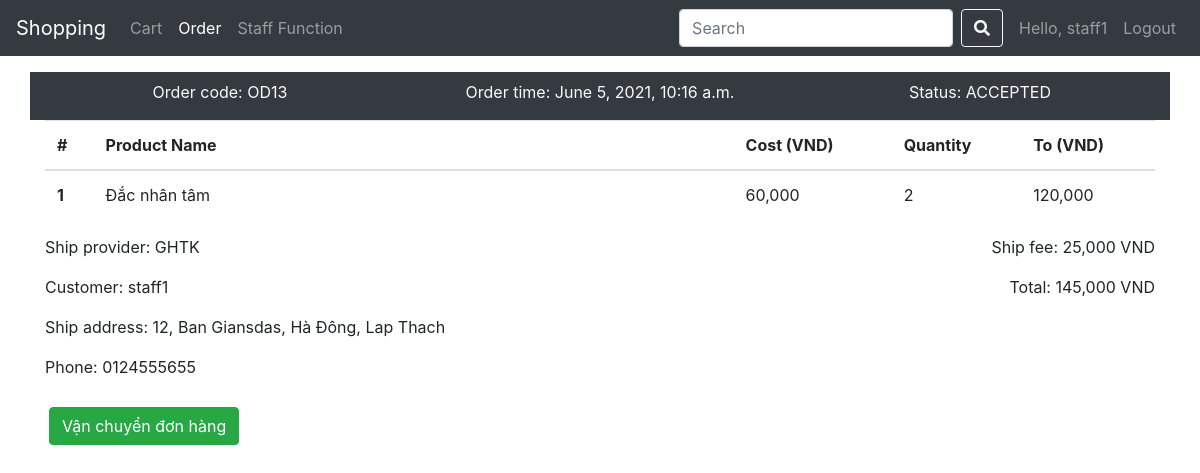
/order_detail/13/ (signed in), run on the app's committed database.
### business/models.py (models this page shows, shortened)
class Order(models.Model):
  customer = models.ForeignKey(Customer, related_name="order", on_delete=models.CASCADE)
  order_time = models.DateTimeField(auto_now_add=True)
  order_status = models.CharField(choices=ORDER_STATUS, default="NEW", max_length=10)
  total = models.FloatField()

class CartItem(models.Model):
  item = models.ForeignKey(Item, on_delete=models.CASCADE)
  quantity = models.PositiveIntegerField()
  cart = models.ForeignKey(Cart, related_name="bookItems", on_delete=models.CASCADE)
  order = models.ForeignKey(Order, related_name="orderItems", on_delete=models.CASCADE, blank=True, null=True)

class Item(models.Model):
  name = models.CharField(max_length=100)
  brand = models.CharField(max_length=50)
  cost = models.FloatField()
  remaining_quantity = models.PositiveIntegerField()
  des = models.TextField()
  category = models.ForeignKey(Category, related_name="category_items", on_delete=models.CASCADE)
  image = models.ImageField(null=True)

class Shipment(models.Model):
  order = models.OneToOneField(Order, related_name="shipment", on_delete=models.CASCADE)
  ship_provider = models.CharField(max_length=100)
  ship_fee = models.FloatField()
  pickup_date = models.DateField(blank=True, null=True)
  expected_ship_date = models.DateField(blank=True, null=True)
  ship_address = models.ForeignKey(Address, on_delete=models.CASCADE, null=True)

class Customer(models.Model):
  user = models.OneToOneField(User, related_name="customer_info", on_delete=models.CASCADE)
  phone = models.CharField(max_length=15, blank=True, null=True)

class Address(models.Model):
  address_type = models.CharField(max_length=100)
  apartment_number = models.CharField(max_length=100, null=True)
  street = models.CharField(max_length=100, null=True)
  distric = models.CharField(max_length=100, null=True)
  city_or_province = models.CharField(max_length=100, null=True)
  phone = models.CharField(max_length=15, null=True)
  customer = models.ForeignKey(Customer, related_name="address", on_delete=models.CASCADE)
  @property
  def get_detailed_address(self):
    return f"{self.apartment_number}, {self.street}, {self.distric}, {self.city_or_province}"

### business/views.py (the view)
# urls.py: path("order_detail/<int:pk>/", views.order_detail, name="order_detail"),
@user_passes_test(lambda user : user.is_staff)
def order_detail(request, pk):
  order = Order.objects.get(pk=pk)
  cartItems = []
  for cartItem in CartItem.objects.filter(order=order):
    cartItems.append(cartItem)
  context = {
    "order": order,
    "cartItems": cartItems,
  }
  return render(request, "order_detail.html", context)

### templates/order_detail.html (shortened to what this page needs)
{% extends "base.html" %}
{% load static %}
{% load humanize %}
{% block content %}
<div class="container mt-3">
<div class="order-item">
  <div class="order-info bg-dark text-light row pt-2">
    <p class="col-4">Order code: OD{{ order.pk }}</p>
    <p class="col-4">Order time: {{ order.order_time }}</p>
    <p class="col-4">Status: {{ order.get_order_status_display }}</p>
  </div>
  <div class="cart-items">
    <table class="table">
      <thead>
        <tr>
          <th scope="col">#</th>
          <th scope="col">Product Name</th>
          <th scope="col">Cost (VND)</th>
          <th scope="col">Quantity</th>
          <th scope="col">To (VND)</th>
        </tr>
      </thead>
      <tbody>
        {% load mathfilters %}
        {% for cartItem in cartItems %}
        <tr>
          <th scope="row">{{ forloop.counter }}</th>
          <td style="width: 40rem;">{{ cartItem.item.name }}</td>
          <td>{{ cartItem.item.cost|floatformat:0|intcomma }}</td>
          <td>{{ cartItem.quantity }}</td>
          <td class="item-price" data-amount="{{ cartItem.item.cost|mul:cartItem.quantity }}">{{ cartItem.item.cost|mul:cartItem.quantity|floatformat:0|intcomma }}</td>
        </tr>
        {% endfor %}
      </tbody>
    </table>
  </div>
  <div class="ship-info row">
    <div class="col-8">
      <p>Ship provider: {{ order.shipment.ship_provider }}</p>
      <p>Customer: {{ order.customer.user }} </p>
      <p>Ship address: {{ order.shipment.ship_address.get_detailed_address }}</p>
      <p>Phone: {{ order.shipment.ship_address.phone }}</p>
    </div>
    <div class="col-4 d-flex" style="flex-direction: column; align-items: flex-end;">
      <p>Ship fee: {{ order.shipment.ship_fee|floatformat:0|intcomma }} VND</p>
      <p>Total: {{ order.total|floatformat:0|intcomma }} VND</p>
    </div>
  </div>
  {% with status=order.order_status %}
  <form action="{% url 'order_management' 'status'%}" method="post" class="mt-2">
    {% if status == "NEW" %}
    <input type="hidden" name="order_status" value="ACCEPTED">
    <button class="btn btn-success m-1">Chấp nhận đơn hàng</button>
    {% elif status == "ACCEPTED"%}
    <button class="btn btn-success m-1">Vận chuyển đơn hàng</button>
    {% elif status == "DELIVERING" %}
    <input type="hidden" name="order_status" value="COMPLETED">
    <button class="btn btn-success m-1">Hoàn thành đơn hàng</button>
    {% endif %}
    {% endwith %}
  </form>
</div>
</div>
{% endblock %}

### templates/base.html (shortened to what this page needs)
<!DOCTYPE html>
<html lang="en">
<head>
  {% load static %}
  {% load humanize %}
  <link rel="stylesheet" href="{% static 'bootstrap/css/bootstrap.min.css' %}">
  <link rel="stylesheet" href="{% static 'fontawesome-free-5.13.0-web/css/all.min.css' %}">
</head>
<body>
  <header>
    <nav class="navbar navbar-expand-lg navbar-dark bg-dark">
      <a class="navbar-brand" href="{% url 'home' %}">Shopping</a>
      <div class="collapse navbar-collapse" id="navbarNavAltMarkup">
        <div class="navbar-nav">
          <a class="nav-item nav-link" id="nav-cart" href="{% url 'cart' %}">Cart</a>
          <a class="nav-item nav-link" id="nav-order" href="{% url 'orderView' %}">Order</a>
          {% if request.user.is_staff %}
          <a class="nav-item nav-link" id="nav-staff" href="{% url 'staff_home' %}">Staff Function</a>
          {% endif %}
        </div>
        <div class="navbar-nav ml-auto">
          <form class="form-inline my-2 my-lg-0 mx-2" action="{% url 'search' %}" method="GET">
            <input class="form-control mr-sm-2" type="search" placeholder="Search" name="search_data" aria-label="Search" value="{{ search_data }}">
            <button class="btn btn-outline-light my-2 my-sm-0" type="submit"><i class="fas fa-search"></i></button>
          </form>
          {% if user.is_anonymous %}
          <a class="nav-item nav-link nav-user">Hello, Anonymous user</a>
          <a class="nav-item nav-link nav-func" href="{% url 'login'%}">Login</a>
          {% elif not user.is_anonymous %}
          <a class="nav-item nav-link nav-user" id="nav-account" href="{% url 'myAccount' %}">Hello, {{ user }}</a>
          {% endif %}
          {% if not user.is_anonymous%}
          <a class="nav-item nav-link nav-func" href="{% url 'logout'%}">Logout</a>
          {% endif %}
        </div>
      </div>
    </nav>
  </header>
  <main class="">
    {% block content %}
    {% endblock %}
  </main>
</body>
</html>

### templates/order_detail.html (style rules this page uses)
.order-info { text-align: center; }
.nav-user, .nav-func { align-self: flex-end; }

### data on the page
Order: pk "13", order_time "June 5, 2021, 10:16 a.m.", order_status "ACCEPTED", shipment.ship_provider "GHTK", customer.user "staff1", shipment.ship_address.get_detailed_address "12, Ban Giansdas, Hà Đông, Lap Thach", shipment.ship_address.phone "0124555655", shipment.ship_fee "25,000", total "145,000"
CartItem: item.name "Đắc nhân tâm", item.cost "60,000", quantity "2", item.cost|mul "120,000"

### other printed values
{{ user }} "staff1"
